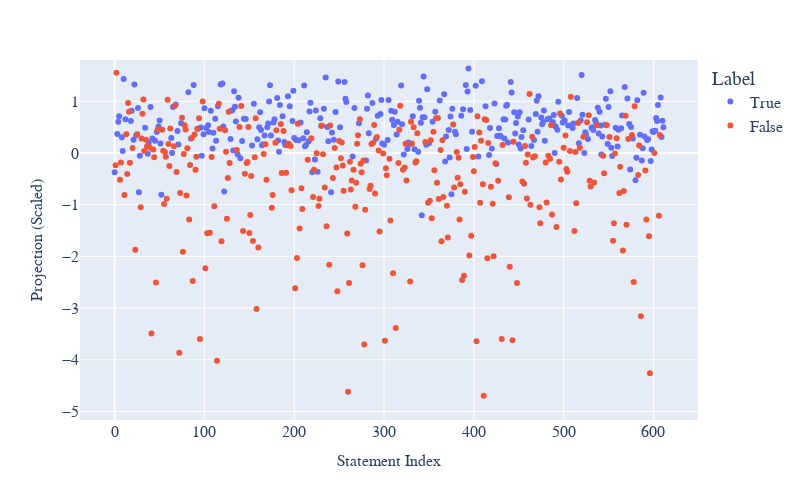

Notebook cell for this chart:
### Code cell
# Plot with animation frame
subdf = df_proj.query("layer == 13")

fig = px.scatter(
    subdf,
    x="statement",
    y="projection",
    color="label",
    labels={"statement": "Statement Index", "projection": "Projection (Scaled)", "label": "Label"},
    height=500,
    width=800,
)
ylims = subdf.projection.abs().max()
ymax = subdf.projection.max() * 1.1
ymin = subdf.projection.min() * 1.1
fig.update_layout(yaxis=dict(range=[ymin, ymax]))

# fig.update_layout(plot_bgcolor='white')
fig.update_layout(
    font=dict(family="sans-serif", size=16),
    title_font=dict(size=16),
    xaxis_title_font=dict(size=16),
    yaxis_title_font=dict(size=16)
)

### Figure 1 — Plotly figure (JSON) as saved in the notebook; plotly's stock layout.template omitted (floating-point values rounded to 4 significant figures; data arrays with more than 128 entries replaced by an {"elided": "..."} marker saying what was removed)
{"data": [{"hovertemplate": "Label=True<br>Statement Index=%{x}<br>Projection (Scaled)=%{y}<extra></extra>", "legendgroup": "True", "marker": {"color": "#636efa", "symbol": "circle"}, "mode": "markers", "name": "True", "orientation": "v", "showlegend": true, "type": "scatter", "x": {"elided": "306 int values"}, "xaxis": "x", "y": {"elided": "306 float values"}, "yaxis": "y"}, {"hovertemplate": "Label=False<br>Statement Index=%{x}<br>Projection (Scaled)=%{y}<extra></extra>", "legendgroup": "False", "marker": {"color": "#EF553B", "symbol": "circle"}, "mode": "markers", "name": "False", "orientation": "v", "showlegend": true, "type": "scatter", "x": {"elided": "306 int values"}, "xaxis": "x", "y": {"elided": "306 float values"}, "yaxis": "y"}], "layout": {"font": {"family": "sans-serif", "size": 16}, "height": 500, "legend": {"title": {"text": "Label"}, "tracegroupgap": 0}, "margin": {"t": 60}, "title": {"font": {"size": 16}}, "width": 800, "xaxis": {"anchor": "y", "domain": [0, 1], "title": {"font": {"size": 16}, "text": "Statement Index"}}, "yaxis": {"anchor": "x", "domain": [0, 1], "range": [-5.164, 1.799], "title": {"font": {"size": 16}, "text": "Projection (Scaled)"}}}}
